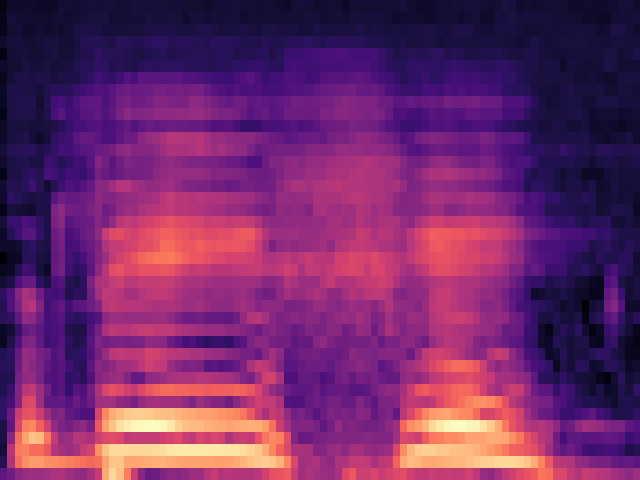
#> input picture Espectrogramas_Audios_Buenos/agua-01.png, 640 x 480 px; its folder holds only this picture in this run
$ jupyter execute --allow-errors Codigo_Principal.ipynb
#> lines starting #> are read from the running program, lines starting #| are printed output that depends on the picture
## Librerias Necesarias

[cell 1]
import os
import re
import warnings
import unicodedata
from collections import defaultdict
import numpy as np
import pandas as pd
import matplotlib.pyplot as plt
from matplotlib import MatplotlibDeprecationWarning
import torch
import torchvision.models as models
import torchvision.transforms as transforms
from PIL import Image
import cv2
import librosa
from transformers import AutoFeatureExtractor, WavLMModel
from sklearn.manifold import TSNE
from sklearn.preprocessing import StandardScaler, LabelEncoder
from sklearn.pipeline import Pipeline
from sklearn.svm import SVC
from sklearn.neural_network import MLPClassifier
from sklearn.metrics import accuracy_score, log_loss
from sklearn.model_selection import StratifiedKFold, GridSearchCV

## Funciones a Utilizar

[cell 2]
def cargar_imagenes(carpeta, label):
#> called with carpeta = 'Espectrogramas_Audios_Buenos', label = 'Buena_pronunciacion'
    datos_imagenes = []
    archivos = sorted(os.listdir(carpeta))
    for nombre_archivo in archivos:
        if nombre_archivo.endswith(".png"):
            path = os.path.join(carpeta, nombre_archivo)
            imagen = plt.imread(path)  # Cargar la imagen como array
#> imagen is the input picture: shape (480, 640, 4) float32; mean R, G, B, A 0.442, 0.162, 0.414, 1
            datos_imagenes.append((label, imagen))
    return datos_imagenes

#> (a cell that did not finish here is left out)

[cell 4]
def obtener_val_vector(imagen): # Recibe imagen BGR o Gray
    # --- Preparar imagen ---
    if len(imagen.shape) == 3 and imagen.shape[2] == 3:
        img_gray = cv2.cvtColor(imagen, cv2.COLOR_BGR2GRAY)
        img_hsv = cv2.cvtColor(imagen, cv2.COLOR_BGR2HSV)
    else:
        img_gray = imagen
        img_hsv = None

    total_pixeles = img_gray.size

    # 1. Media de intensidad
    media = np.mean(img_gray)

    # 2. Desviación estándar de intensidad
    std = np.std(img_gray)

    # 3–6. Histograma reducido (4 bins)
    hist, _ = np.histogram(img_gray, bins=4, range=(0, 256), density=True)
    hist = hist.tolist()

    # 7. Porcentaje de pixeles oscuros (< 50)
    porc_oscuro = np.sum(img_gray < 50) / total_pixeles

    # 8. Porcentaje de pixeles claros (> 200)
    porc_claro = np.sum(img_gray > 200) / total_pixeles

    # 9. Densidad de bordes (Canny)
    img_gray = img_gray.astype(np.uint8)
    bordes = cv2.Canny(img_gray, 100, 200)
    dens_bordes = np.sum(bordes > 0) / total_pixeles

    # 10. Número de componentes conectados (Otsu)
    # --- Convertir imagen a escala de grises si tiene más de 1 canal ---
    if len(imagen.shape) == 3:
        if imagen.shape[2] == 4:  # RGBA
            imagen = imagen[:, :, :3]  # eliminar canal alfa
        img_gray = cv2.cvtColor(imagen, cv2.COLOR_BGR2GRAY)
    else:
        img_gray = imagen
    # Asegurar tipo uint8
    if img_gray.dtype != np.uint8:
        img_gray = (img_gray * 255).clip(0, 255).astype(np.uint8)
    _, binarizada = cv2.threshold(img_gray, 0, 255, cv2.THRESH_BINARY + cv2.THRESH_OTSU)
    n_labels, labels = cv2.connectedComponents(binarizada)
    num_componentes = n_labels - 1  # sin contar el fondo

    # 11. Área del componente más grande (excluyendo fondo)
    if num_componentes > 0:
        stats = cv2.connectedComponentsWithStats(binarizada)[2]
        area_max = np.max(stats[1:, cv2.CC_STAT_AREA])
    else:
        area_max = 0

    # 12–13. Centroide de masa (normalizado)
    masa_total = np.sum(img_gray)
    if masa_total > 0:
        y_indices, x_indices = np.indices(img_gray.shape)
        cx = np.sum(x_indices * img_gray) / masa_total
        cy = np.sum(y_indices * img_gray) / masa_total
        cx /= img_gray.shape[1]
        cy /= img_gray.shape[0]
    else:
        cx = cy = 0.5

    # 14. Razón de aspecto
    razon_aspecto = img_gray.shape[1] / img_gray.shape[0]

    # 15. Color dominante (modo del canal H de HSV)
    if img_hsv is not None:
        hist_h = cv2.calcHist([img_hsv], [0], None, [180], [0, 180])
        color_dominante = np.argmax(hist_h) / 179  # normalizado
    else:
        color_dominante = 0.0

    # Armar el vector
    vector = [
        media,
        std,
        *hist,  # 4 bins
        porc_oscuro,
        porc_claro,
        dens_bordes,
        num_componentes,
        area_max,
        cx,
        cy,
        razon_aspecto,
        color_dominante
    ]

    return vector

[cell 5]
def generar_vector_caracteristico(carpeta_entrada, label='Default'):
    if not os.path.exists(carpeta_entrada):
        raise FileNotFoundError(f'La carpeta {carpeta_entrada} no existe.')

    datos_imagenes = cargar_imagenes(carpeta_entrada, label)
#> datos_imagenes = 1 item
    vec = []
    for nombre, imagen in datos_imagenes:
        vector = obtener_val_vector(imagen)
        vec.append((label, vector))
#> this loop made 1 pass
#> (nombre, total_pixeles in obtener_val_vector, media in obtener_val_vector, std in obtener_val_vector, hist in obtener_val_vector, porc_oscuro in obtener_val_vector, porc_claro in obtener_val_vector, dens_bordes in obtener_val_vector) on pass 1: ('Buena_pronunciacion', 1228800, 0.505, 0.351, [0.0156, 0, 0, 0], 1, 0, 0)
#> pass 1, in obtener_val_vector, `img_gray = cv2.cvtColor(imagen, cv2.COLOR_BGR2GRAY)`:
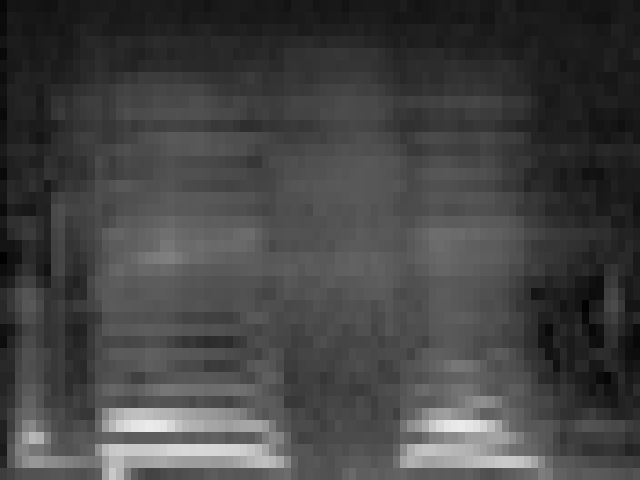
#> img_gray: shape (480, 640) float32; min 0.00469, max 0.919, mean 0.269
#> after the loop, vec = [('Buena_pronunciacion', [0.505, 0.351, 0.0156, 0, 0, 0, 1, 0, 0, 7, 153276, 0.478, 0.589, 1.33, 0])]

    return vec

Obtención de los vectores y embeddings

[cell 6]
embeddings_esp = []
#> (the rest of this cell did not finish here and is left out)

[cell 7]
vector_esp = []
vector_esp.extend(generar_vector_caracteristico('Espectrogramas_Audios_Buenos', 'Buena_pronunciacion'))
#> (the rest of this cell did not finish here and is left out)


$ run again, on Espectrogramas_Audios_Buenos/arbol-02.png
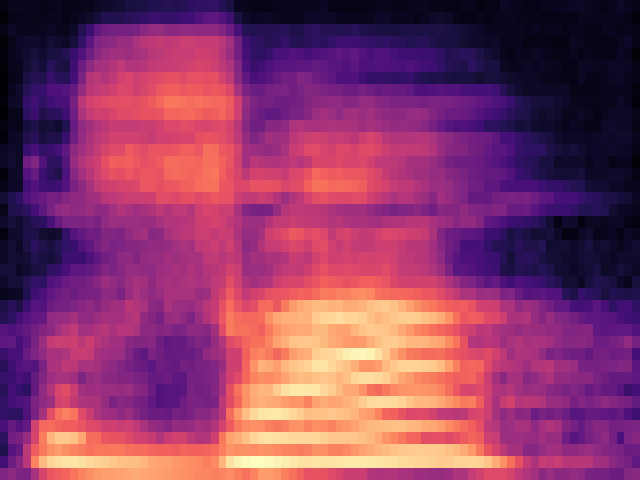
#> input picture Espectrogramas_Audios_Buenos/arbol-02.png, 640 x 480 px
#> in cargar_imagenes, imagen is the input picture: shape (480, 640, 4) float32; mean R, G, B, A 0.543, 0.225, 0.405, 1
#> datos_imagenes = 1 item
#> the loop in generar_vector_caracteristico, `for nombre, imagen in datos_imagenes:` made 1 pass
#> (nombre, total_pixeles in obtener_val_vector, media in obtener_val_vector, std in obtener_val_vector, hist in obtener_val_vector, porc_oscuro in obtener_val_vector, porc_claro in obtener_val_vector, dens_bordes in obtener_val_vector) on pass 1: ('Buena_pronunciacion', 1228800, 0.543, 0.355, [0.0156, 0, 0, 0], 1, 0, 0)
#> pass 1, in obtener_val_vector, `img_gray = cv2.cvtColor(imagen, cv2.COLOR_BGR2GRAY)`:
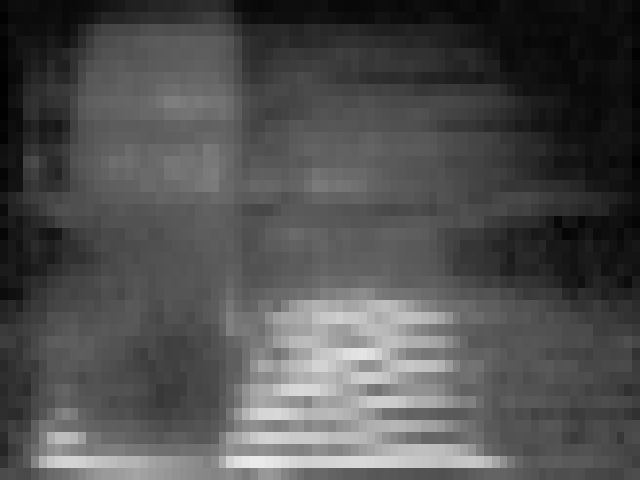
#> img_gray: shape (480, 640) float32; min 0.00469, max 0.919, mean 0.315
#> after the loop in generar_vector_caracteristico, `for nombre, imagen in datos_imagenes:`: vec = [('Buena_pronunciacion', [0.543, 0.355, 0.0156, 0, 0, 0, 1, 0, 0, 6, 48600, 0.473, 0.598, 1.33, 0])]

$ run again, on Espectrogramas_Audios_Buenos/azucar-01.png
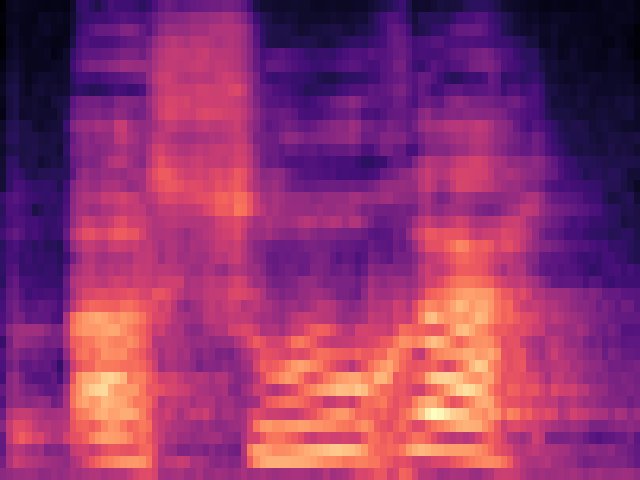
#> input picture Espectrogramas_Audios_Buenos/azucar-01.png, 640 x 480 px
#> in cargar_imagenes, imagen is the input picture: shape (480, 640, 4) float32; mean R, G, B, A 0.562, 0.203, 0.428, 1
#> datos_imagenes = 1 item
#> the loop in generar_vector_caracteristico, `for nombre, imagen in datos_imagenes:` made 1 pass
#> (nombre, total_pixeles in obtener_val_vector, media in obtener_val_vector, std in obtener_val_vector, hist in obtener_val_vector, porc_oscuro in obtener_val_vector, porc_claro in obtener_val_vector, dens_bordes in obtener_val_vector) on pass 1: ('Buena_pronunciacion', 1228800, 0.548, 0.338, [0.0156, 0, 0, 0], 1, 0, 0)
#> pass 1, in obtener_val_vector, `img_gray = cv2.cvtColor(imagen, cv2.COLOR_BGR2GRAY)`:
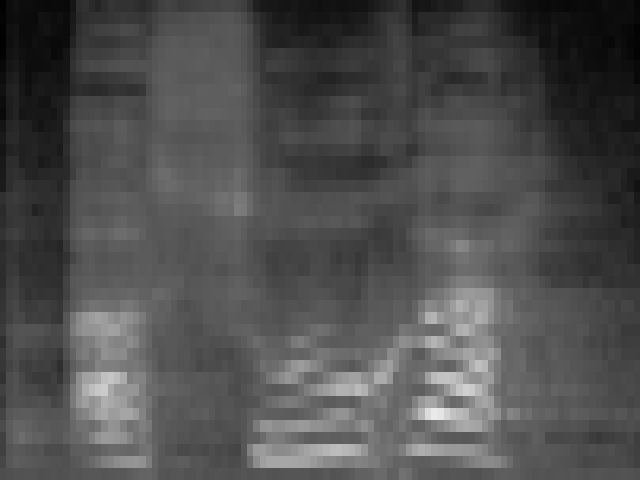
#> img_gray: shape (480, 640) float32; min 0.00469, max 0.919, mean 0.311
#> after the loop in generar_vector_caracteristico, `for nombre, imagen in datos_imagenes:`: vec = [('Buena_pronunciacion', [0.548, 0.338, 0.0156, 0, 0, 0, 1, 0, 0, 7, 183804, 0.491, 0.578, 1.33, 0])]

$ run again, on Espectrogramas_Audios_Buenos/año-02.png
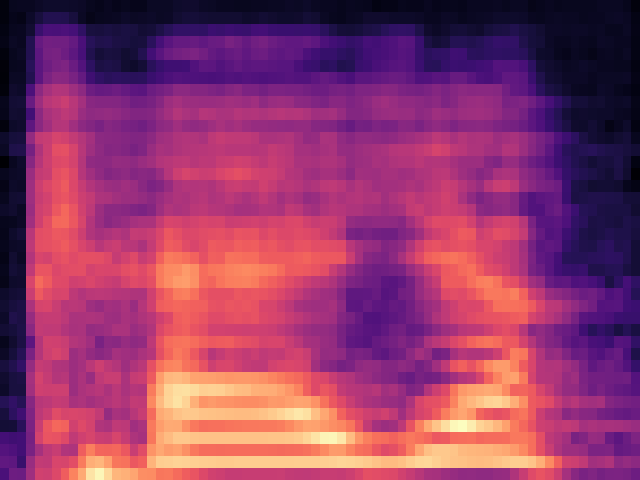
#> input picture Espectrogramas_Audios_Buenos/año-02.png, 640 x 480 px
#> in cargar_imagenes, imagen is the input picture: shape (480, 640, 4) float32; mean R, G, B, A 0.571, 0.219, 0.415, 1
#> datos_imagenes = 1 item
#> the loop in generar_vector_caracteristico, `for nombre, imagen in datos_imagenes:` made 1 pass
#> (nombre, total_pixeles in obtener_val_vector, media in obtener_val_vector, std in obtener_val_vector, hist in obtener_val_vector, porc_oscuro in obtener_val_vector, porc_claro in obtener_val_vector, dens_bordes in obtener_val_vector) on pass 1: ('Buena_pronunciacion', 1228800, 0.551, 0.344, [0.0156, 0, 0, 0], 1, 0, 0)
#> pass 1, in obtener_val_vector, `img_gray = cv2.cvtColor(imagen, cv2.COLOR_BGR2GRAY)`:
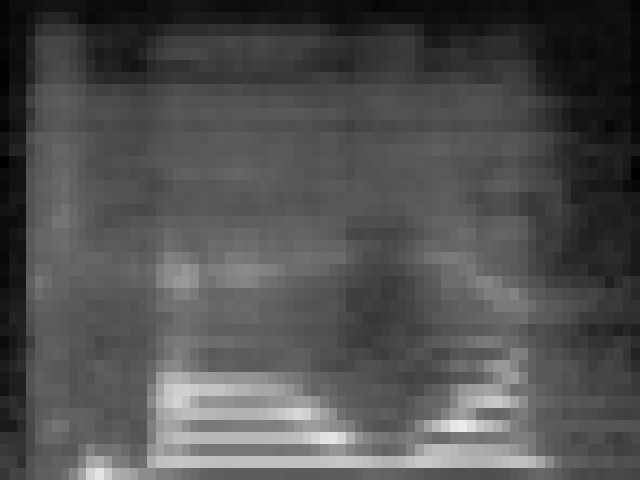
#> img_gray: shape (480, 640) float32; min 0.00469, max 0.919, mean 0.318
#> after the loop in generar_vector_caracteristico, `for nombre, imagen in datos_imagenes:`: vec = [('Buena_pronunciacion', [0.551, 0.344, 0.0156, 0, 0, 0, 1, 0, 0, 4, 207012, 0.48, 0.592, 1.33, 0])]

$ run again, on Espectrogramas_Audios_Buenos/almohada-03.png
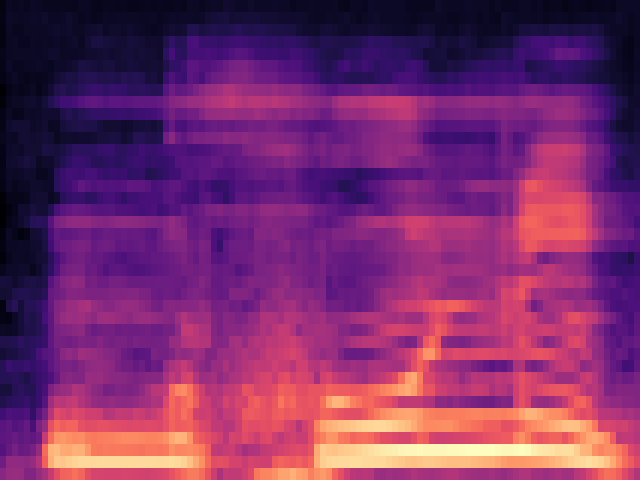
#> input picture Espectrogramas_Audios_Buenos/almohada-03.png, 640 x 480 px
#> in cargar_imagenes, imagen is the input picture: shape (480, 640, 4) float32; mean R, G, B, A 0.48, 0.176, 0.419, 1
#> datos_imagenes = 1 item
#> the loop in generar_vector_caracteristico, `for nombre, imagen in datos_imagenes:` made 1 pass
#> (nombre, total_pixeles in obtener_val_vector, media in obtener_val_vector, std in obtener_val_vector, hist in obtener_val_vector, porc_oscuro in obtener_val_vector, porc_claro in obtener_val_vector, dens_bordes in obtener_val_vector) on pass 1: ('Buena_pronunciacion', 1228800, 0.519, 0.35, [0.0156, 0, 0, 0], 1, 0, 0)
#> pass 1, in obtener_val_vector, `img_gray = cv2.cvtColor(imagen, cv2.COLOR_BGR2GRAY)`:
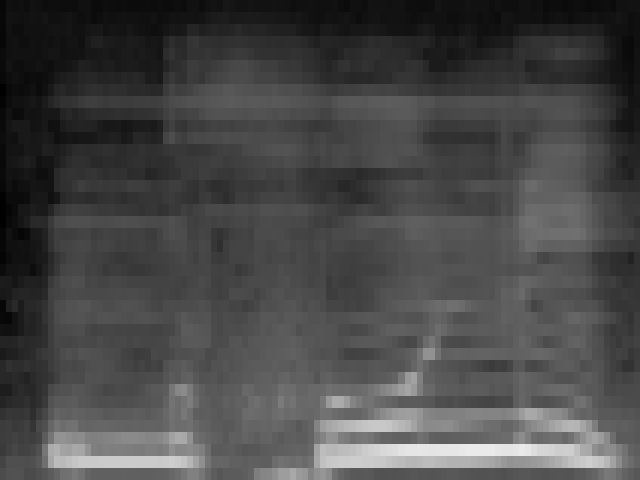
#> img_gray: shape (480, 640) float32; min 0.00469, max 0.919, mean 0.283
#> after the loop in generar_vector_caracteristico, `for nombre, imagen in datos_imagenes:`: vec = [('Buena_pronunciacion', [0.519, 0.35, 0.0156, 0, 0, 0, 1, 0, 0, 10, 152640, 0.534, 0.608, 1.33, 0])]
